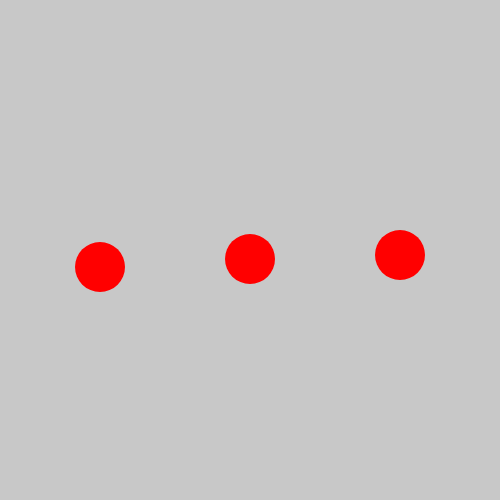
Frame 1 (no input)
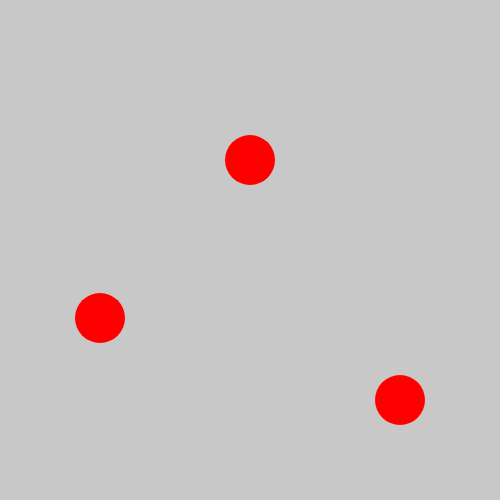
Frame 60 (no input)
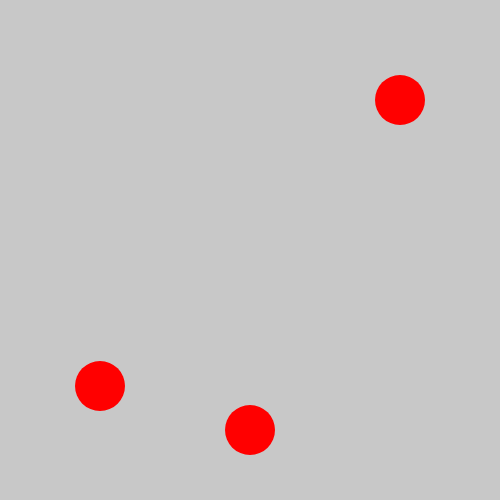
Frame 120 (the mouse pressed at the canvas centre since frame 60)

The p5.js sketch that drew these frames (run headless with seeded random() and noise() and a simulated clock; from frame 60 on, the mouse is pressed at the canvas centre):

// p5.js sketch
// ── sketch.js
// Project Title
// Your Name
// Date
//
// Extra for Experts:
// - describe what you did to take this project "above and beyond"

class EnemyBall {
  constructor(x, y, someSpeed) {
    this.x = x;
    this.y = y;
    this.color = "red";
    this.radius = 25;
    this.speed = someSpeed;
  }
  display() {
    fill(this.color);
    noStroke();
    ellipse(this.x, this.y, this.radius * 2);
  }
  move() {
    this.y += this.speed;
    if (this.y + this.radius >= height || this.y - this.radius <= 0) {
      this.speed = -1 * this.speed;
    }

  }
}

let EnemyBall1;
let EnemyBall2;
let EnemyBall3;

function setup() {
  createCanvas(500, 500);

  enemyBall1 = new EnemyBall(100, height / 2, 17);
  enemyBall2 = new EnemyBall(width / 2, height / 2, 9);
  enemyBall3 = new EnemyBall(400, height / 2, 5);
}

function draw() {
  enemyBall1.move();
  enemyBall2.move();
  enemyBall3.move();

  background(200);

  enemyBall1.display();
  enemyBall2.display();
  enemyBall3.display();
}
